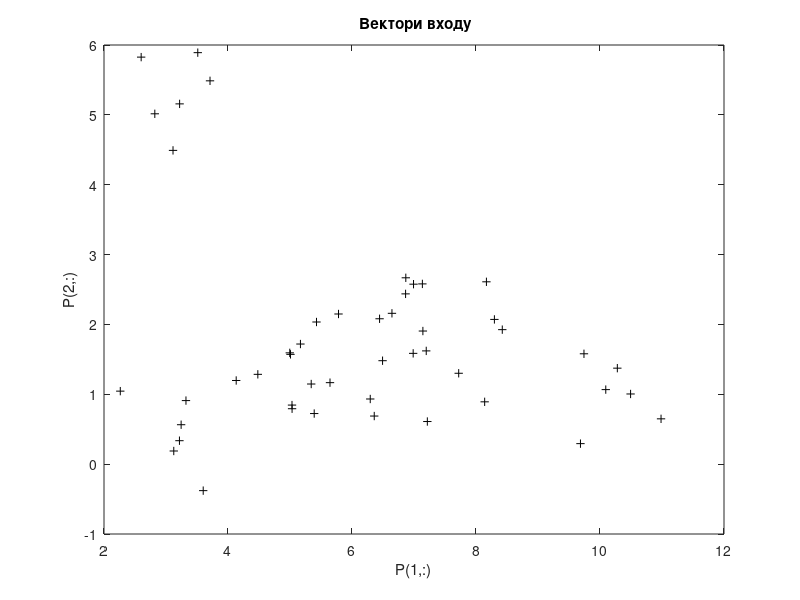

MATLAB code to generate this figure: (Note: this script raises an error after producing the figure.)
clear

% Розглянемо 48 випадкових векторів на площині, що формують 8 кластерів, що групуються біля своїх центрів.
c = 8; n = 6; % Число кластерів, векторів у кластері

d = 0.5; % Середньоквадратичне відхилення від центру кластера
x = [-10 10; -5 5]; % Діапазон вхідних значень
% Отримання розмірів матриці x
% Знаходження мін./макс. значень в кожному стовпці x і транспонування їх для отримання вектора-стовпця
[r, q] = size (x); minv = min(x')'; maxv = max(x')'; 
% Створюється матриця v, що містить випадкові вектори, які утворюють кластери навколо своїх центрів.
v = rand (r, c) .* ((maxv - minv) * ones (1, c) + minv * ones(1, c));
t = c * n; % Число точок
v = [v v v v v v]; v=v+randn(r,t)*d; % Координати точок
P = v;
plot(P(1,:), P(2,:),'+k') % Рис.
title(' Вектори входу'), xlabel('P(1,:)'), ylabel('P(2,:)')

% Застосуємо конкуруючу мережу з 8 нейронів для того, щоб розподілити їх за класами
net = newc([-2 12; -1 6], 8, 0.1);
w0 = net.IW{1}
b0 = net.b{1}
c0 = exp(1) ./ b0
 
% Після навчання протягом 500 циклів отримаємо
net.trainParam.epochs = 500;
net = train(net, P);
w = net.IW {1}
bn = net.b {1}
cn = exp(1) ./ bn